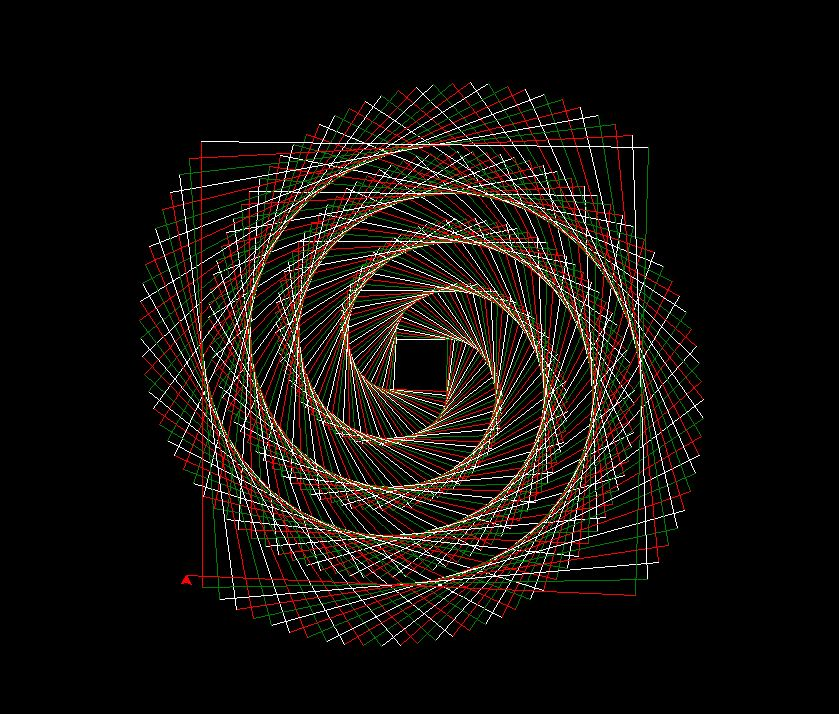

Python code for this plot:
#program file
from JiangFunction import*

bob.speed(0)
turtle.bgcolor("black")
turtle.colormode(255)

x = 1

while x < 400:
    for c in["white","green","red"]:
        bob.color(c)
        bob.forward(50 + x)
        bob.right(90.911)
        x=x+1
